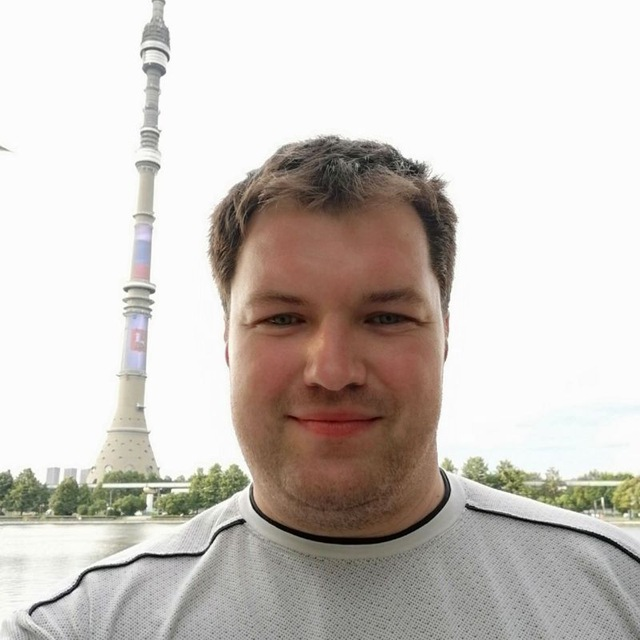
#> input picture python/3/input.jpg, 640 x 640 px
$ python 3.py
#> lines starting #> are read from the running program, lines starting #| are printed output that depends on the picture; after the words box and inside, x2 and y2 are one past the last pixel; in counts of white or black regions, pixels touching at a corner belong together
#> in main, img1 is the input picture: shape (640, 640, 3); mean B, G, R 192.1, 197.4, 203.8
import cv2
import numpy as np
import math


def GF(img, size, sigma):
#> called with size = 7, sigma = 0.5
    gray = cv2.cvtColor(img, cv2.COLOR_BGR2GRAY)
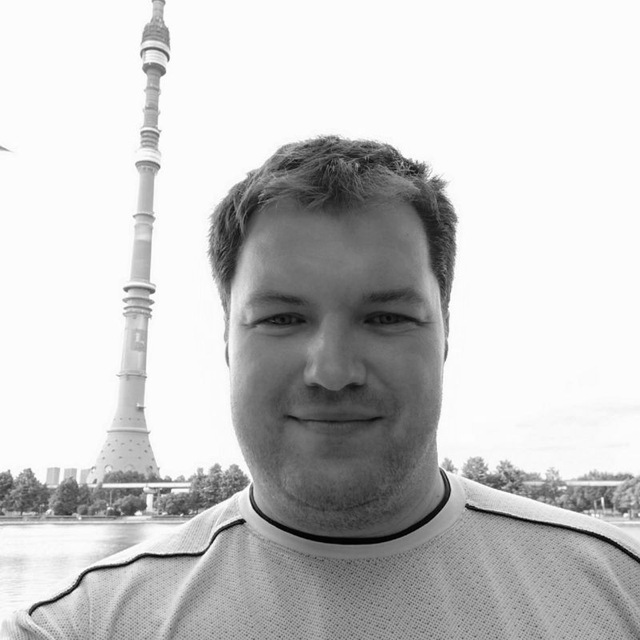
#> gray: shape (640, 640); min 0, max 255, mean 198.7
    newGray = img

    newGray = cv2.cvtColor(newGray, cv2.COLOR_BGR2GRAY)

    h, w = newGray.shape[:2]
#> h = 640; w = 640

    n = size

    pad = n // 2
    g_m = [[0] * n for i in range(n)]

    summ = 0
    for i in range(n):
        for j in range(n):
            g_m[i][j] = (1 / (2 * np.pi * sigma ** 2) * np.exp(
                -((i - pad) ** 2 + (j - pad) ** 2) / (2 * sigma ** 2)))
            summ += g_m[i][j]

    summ_2 = 0
    for i in range(n):
        for j in range(n):
            g_m[i][j] = g_m[i][j] / summ
            summ_2 += g_m[i][j]

    finishh = h - pad
#> finishh = 637
    finishw = w - pad
#> finishw = 637

    for i in range(pad, finishh):
        for j in range(pad, finishw):
            new_value = 0
            for k in range(n):
                for l in range(n):
                    new_value = new_value + g_m[k][l] * gray[i - pad + k][j - pad + l]
            newGray[i][j] = new_value

    return newGray


def tang(x, y):
    tg = y / x
    a = 0
    if (x > 0 and y < 0 and tg < -2.414) or (x < 0 and y < 0 and tg > 2.414): a = 0
    if x > 0 and y < 0 and tg < -0.414: a = 1
    if (x > 0 and y < 0 and tg < -0.414) or (x > 0 and y > 0 and tg < 0.414): a = 2
    if x > 0 and y > 0 and tg < 2.414: a = 3
    if (x > 0 and y > 0 and tg > 2.414) or (x < 0 and y > 0 and tg > -2.414): a = 4
    if x < 0 and y > 0 and tg < -0.414: a = 5
    if (x < 0 and y > 0 and tg < -0.414) or (x < 0 and y < 0 and tg > 0.414): a = 6
    if x < 0 and y < 0 and tg < 2.414: a = 7

    return a


def main():
    size = 3
    pad = size // 2
    sigma = 0.5
    high = 100
    low = 50

    img1 = cv2.imread("input.jpg")
    image_GF = GF(img1, 7, sigma)

    h, w = image_GF.shape[:2]
#> h = 640; w = 640

    image_GF1 = image_GF.copy()
    image_GF2 = [[0] * w for i in range(h)]

    finishh = h - pad
#> finishh = 639
    finishw = w - pad
#> finishw = 639

    g_m_x = [[-1, 0, 1], [-2, 0, 2], [-1, 0, 1]]
    g_m_y = [[-1, -2, -1], [0, 0, 0], [1, 2, 1]]

    for i in range(pad, finishh):
        for j in range(pad, finishw):
            valueX = 0
            valueY = 0
            for k in range(size):
                for l in range(size):
                    valueX = valueX + g_m_x[k][l] * image_GF[i - pad + k][j - pad + l]
                    valueY = valueY + g_m_y[k][l] * image_GF[i - pad + k][j - pad + l]
            image_GF1[i][j] = int(math.sqrt(valueX ** 2 + valueY ** 2))
            image_GF2[i][j] = tang(valueX, valueY)
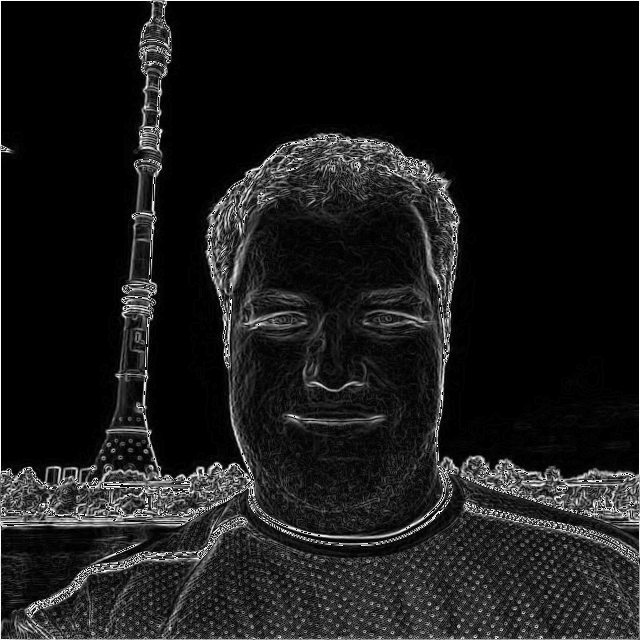
#> image_GF1: shape (640, 640); min 0, max 255, mean 25.9

    for i in range(pad, finishh):
        for j in range(pad, finishw):
            if image_GF2[i][j] == 0 | image_GF2[i][j] == 4:
                if image_GF1[i][j + 1] < image_GF1[i][j] & image_GF1[i][j] > image_GF1[i][j - 1]:
                    image_GF1[i][j] = image_GF1[i][j]
                else:
                    image_GF1[i][j] = 0
            if image_GF2[i][j] == 1 | image_GF2[i][j] == 5:
                if image_GF1[i + 1][j + 1] < image_GF1[i][j] & image_GF1[i][j] > image_GF1[i - 1][j - 1]:
                    image_GF1[i][j] = image_GF1[i][j]
                else:
                    image_GF1[i][j] = 0
            if image_GF2[i][j] == 2 | image_GF2[i][j] == 6:
                if image_GF1[i + 1][j] < image_GF1[i][j] & image_GF1[i][j] > image_GF1[i - 1][j]:
                    image_GF1[i][j] = image_GF1[i][j]
                else:
                    image_GF1[i][j] = 0
            if image_GF2[i][j] == 3 | image_GF2[i][j] == 7:
                if image_GF1[i + 1][j - 1] < image_GF1[i][j] & image_GF1[i][j] > image_GF1[i - 1][j + 1]:
                    image_GF1[i][j] = image_GF1[i][j]
                else:
                    image_GF1[i][j] = 0
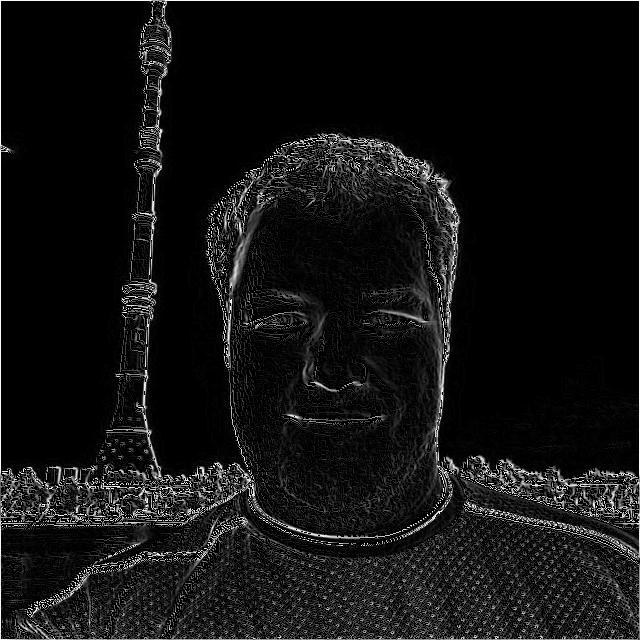
#> image_GF1: shape (640, 640); 19.99% of pixels changed, all inside (x1, y1, x2, y2) = (1, 1, 639, 639)

    cv2.namedWindow("Lab", cv2.WINDOW_AUTOSIZE)
    cv2.imshow("Lab", image_GF1)

    cv2.waitKey(0)
    cv2.destroyAllWindows()


if __name__ == '__main__':
    main()
